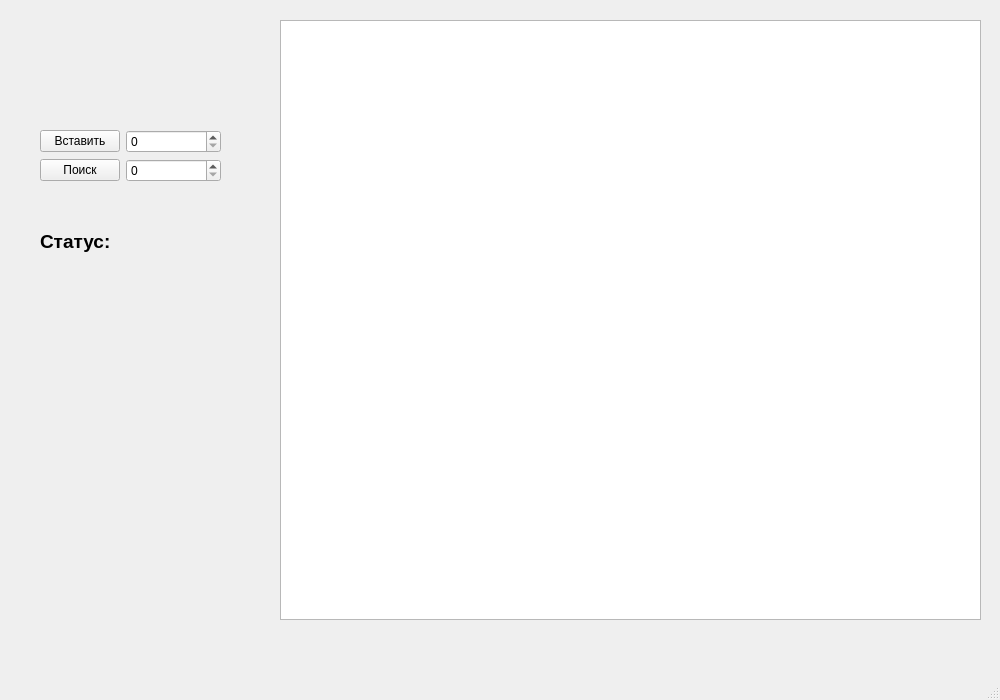
<?xml version="1.0" encoding="UTF-8"?>
<ui version="4.0">
 <class>MainWindow</class>
 <widget class="QMainWindow" name="MainWindow">
  <property name="geometry">
   <rect>
    <x>0</x>
    <y>0</y>
    <width>1000</width>
    <height>700</height>
   </rect>
  </property>
  <property name="minimumSize">
   <size>
    <width>1000</width>
    <height>700</height>
   </size>
  </property>
  <property name="maximumSize">
   <size>
    <width>1000</width>
    <height>700</height>
   </size>
  </property>
  <property name="windowTitle">
   <string>MainWindow</string>
  </property>
  <widget class="QWidget" name="centralwidget">
   <widget class="QGraphicsView" name="graphicsView">
    <property name="geometry">
     <rect>
      <x>280</x>
      <y>20</y>
      <width>701</width>
      <height>600</height>
     </rect>
    </property>
    <property name="verticalScrollBarPolicy">
     <enum>Qt::ScrollBarAlwaysOff</enum>
    </property>
    <property name="horizontalScrollBarPolicy">
     <enum>Qt::ScrollBarAlwaysOff</enum>
    </property>
   </widget>
   <widget class="QWidget" name="formLayoutWidget">
    <property name="geometry">
     <rect>
      <x>40</x>
      <y>130</y>
      <width>181</width>
      <height>61</height>
     </rect>
    </property>
    <layout class="QFormLayout" name="formLayout">
     <item row="0" column="1">
      <widget class="QSpinBox" name="spinBox"/>
     </item>
     <item row="1" column="1">
      <widget class="QSpinBox" name="spinBox_2"/>
     </item>
     <item row="0" column="0">
      <widget class="QPushButton" name="insertButton">
       <property name="text">
        <string>Вставить</string>
       </property>
      </widget>
     </item>
     <item row="1" column="0">
      <widget class="QPushButton" name="findButton">
       <property name="text">
        <string>Поиск</string>
       </property>
      </widget>
     </item>
    </layout>
   </widget>
   <widget class="QWidget" name="verticalLayoutWidget">
    <property name="geometry">
     <rect>
      <x>40</x>
      <y>210</y>
      <width>211</width>
      <height>131</height>
     </rect>
    </property>
    <layout class="QVBoxLayout" name="verticalLayout">
     <item>
      <widget class="QLabel" name="status">
       <property name="font">
        <font>
         <pointsize>14</pointsize>
         <weight>75</weight>
         <bold>true</bold>
        </font>
       </property>
       <property name="text">
        <string>Статус:</string>
       </property>
      </widget>
     </item>
     <item>
      <widget class="QLabel" name="output">
       <property name="font">
        <font>
         <pointsize>14</pointsize>
         <weight>75</weight>
         <bold>true</bold>
        </font>
       </property>
       <property name="text">
        <string/>
       </property>
      </widget>
     </item>
    </layout>
   </widget>
  </widget>
  <widget class="QMenuBar" name="menubar">
   <property name="geometry">
    <rect>
     <x>0</x>
     <y>0</y>
     <width>1000</width>
     <height>21</height>
    </rect>
   </property>
  </widget>
  <widget class="QStatusBar" name="statusbar"/>
 </widget>
 <resources/>
 <connections/>
</ui>
